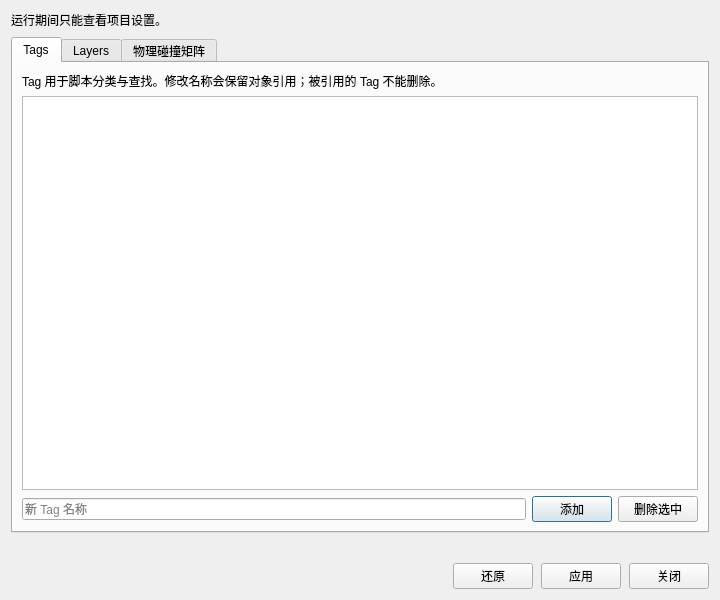
<?xml version="1.0" encoding="UTF-8"?>
<ui version="4.0"><class>ProjectSettingsForm</class><widget class="QDialog" name="ProjectSettingsForm">
<property name="windowTitle"><string>项目设置</string></property><property name="minimumSize"><size><width>520</width><height>420</height></size></property><property name="geometry"><rect><x>0</x><y>0</y><width>720</width><height>600</height></rect></property>
<layout class="QVBoxLayout" name="mainLayout"><property name="spacing"><number>8</number></property>
<item><widget class="QLabel" name="playNotice"><property name="text"><string>运行期间只能查看项目设置。</string></property><property name="visible"><bool>false</bool></property></widget></item>
<item><widget class="QTabWidget" name="tabs">
<widget class="QWidget" name="tagsPage"><attribute name="title"><string>Tags</string></attribute><layout class="QVBoxLayout" name="tagsLayout">
<item><widget class="QLabel" name="tagHint"><property name="text"><string>Tag 用于脚本分类与查找。修改名称会保留对象引用；被引用的 Tag 不能删除。</string></property><property name="wordWrap"><bool>true</bool></property></widget></item>
<item><widget class="QTableView" name="tagsTable"><property name="selectionBehavior"><enum>QAbstractItemView::SelectRows</enum></property><property name="selectionMode"><enum>QAbstractItemView::SingleSelection</enum></property><property name="alternatingRowColors"><bool>true</bool></property><attribute name="verticalHeaderVisible"><bool>false</bool></attribute></widget></item>
<item><layout class="QHBoxLayout" name="tagActions"><item><widget class="QLineEdit" name="addTagEdit"><property name="placeholderText"><string>新 Tag 名称</string></property><property name="maxLength"><number>128</number></property></widget></item><item><widget class="QPushButton" name="addTagButton"><property name="text"><string>添加</string></property></widget></item><item><widget class="QPushButton" name="removeTagButton"><property name="text"><string>删除选中</string></property></widget></item></layout></item>
</layout></widget>
<widget class="QWidget" name="layersPage"><attribute name="title"><string>Layers</string></attribute><layout class="QVBoxLayout" name="layersLayout">
<item><widget class="QLabel" name="layerHint"><property name="text"><string>每个对象属于一个 Layer。0～2 为内置层，3～31 可自定义；清空名称不会移动编号。</string></property><property name="wordWrap"><bool>true</bool></property></widget></item>
<item><widget class="QTableView" name="layersTable"><property name="alternatingRowColors"><bool>true</bool></property><attribute name="verticalHeaderVisible"><bool>false</bool></attribute></widget></item>
</layout></widget>
<widget class="QWidget" name="collisionPage"><attribute name="title"><string>物理碰撞矩阵</string></attribute><layout class="QVBoxLayout" name="collisionLayout">
<item><widget class="QLabel" name="collisionHint"><property name="text"><string>勾选表示允许两个 Layer 物理交互。对角线控制同层碰撞；射线查询与相机过滤独立设置。</string></property><property name="wordWrap"><bool>true</bool></property></widget></item>
<item><widget class="QTableView" name="collisionTable"><property name="editTriggers"><set>QAbstractItemView::NoEditTriggers</set></property><property name="selectionMode"><enum>QAbstractItemView::NoSelection</enum></property><property name="showGrid"><bool>false</bool></property></widget></item>
<item><layout class="QHBoxLayout" name="collisionActions"><item><widget class="QPushButton" name="disableAllButton"><property name="text"><string>全部禁止</string></property></widget></item><item><widget class="QPushButton" name="enableAllButton"><property name="text"><string>全部允许</string></property></widget></item><item><spacer name="collisionSpacer"><property name="orientation"><enum>Qt::Horizontal</enum></property><property name="sizeHint"><size><width>0</width><height>0</height></size></property></spacer></item></layout></item>
</layout></widget>
</widget></item>
<item><widget class="QLabel" name="errorLabel"><property name="wordWrap"><bool>true</bool></property><property name="visible"><bool>false</bool></property><property name="textInteractionFlags"><set>Qt::TextSelectableByMouse</set></property></widget></item>
<item><layout class="QHBoxLayout" name="buttonsLayout"><item><spacer name="buttonsSpacer"><property name="orientation"><enum>Qt::Horizontal</enum></property><property name="sizeHint"><size><width>0</width><height>0</height></size></property></spacer></item><item><widget class="QPushButton" name="revertButton"><property name="text"><string>还原</string></property></widget></item><item><widget class="QPushButton" name="applyButton"><property name="text"><string>应用</string></property><property name="default"><bool>false</bool></property></widget></item><item><widget class="QPushButton" name="closeButton"><property name="text"><string>关闭</string></property></widget></item></layout></item>
</layout><action name="editMenuAction"><property name="text"><string>Edit</string></property></action><action name="projectSettingsAction"><property name="text"><string>项目设置…</string></property></action>
</widget><resources/><connections/></ui>
